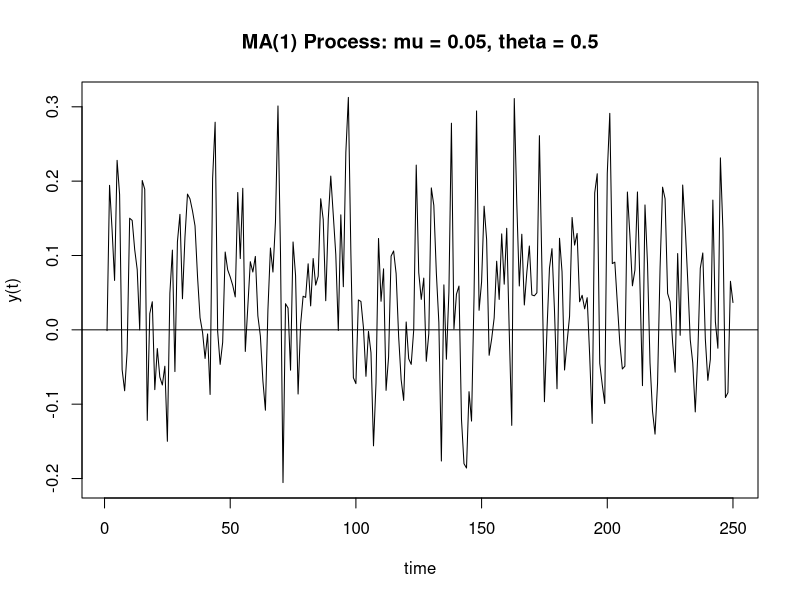

Generate this figure with R:
#documentation of arima

set.seed(123)
# Simulate 250 observations from the described MA(1) model
ma1_sim <- arima.sim(model = list(ma = 0.5), n = 250, mean = 0, sd = 0.1) + 0.05

# A line plot of the simulated observations
plot(ma1_sim, main="MA(1) Process: mu = 0.05, theta = 0.5", xlab="time",ylab="y(t)", type="l")
abline(h = 0)